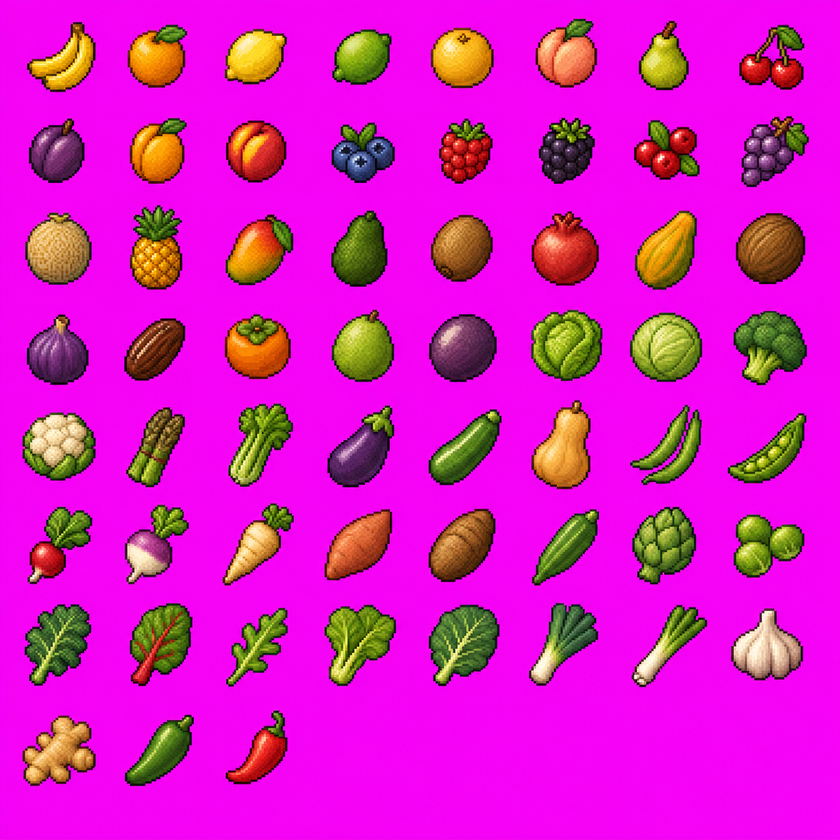
#> input picture art/source-expanded-produce-sheet-v3.png, 840 x 840 px, shrunk from 1254 x 1254 before the run
$ python generate_expanded_content.py
#> lines starting #> are read from the running program, lines starting #| are printed output that depends on the picture
"""Generate the 2.0 crop resource pack from the approved produce sheet."""
from __future__ import annotations

import json
from collections import Counter
from pathlib import Path

from PIL import Image, ImageDraw

ROOT = Path(__file__).parents[1]
ASSETS = ROOT / "src/main/resources/assets/hearth_and_harvest"
DATA = ROOT / "src/main/resources/data/hearth_and_harvest"
SOURCE = ROOT / "art/source-expanded-produce-sheet-v3.png"

NAMES = [
    "banana", "orange", "lemon", "lime", "grapefruit", "peach", "pear", "cherry",
    "plum", "apricot", "nectarine", "blueberry", "raspberry", "blackberry", "cranberry", "grape",
    "cantaloupe", "pineapple", "mango", "avocado", "kiwi", "pomegranate", "papaya", "coconut",
    "fig", "date", "persimmon", "guava", "passion_fruit", "lettuce", "cabbage", "broccoli",
    "cauliflower", "asparagus", "celery", "eggplant", "zucchini", "butternut_squash", "green_beans", "peas",
    "radish", "turnip", "parsnip", "sweet_potato", "yam", "okra", "artichoke", "brussels_sprouts",
    "kale", "swiss_chard", "arugula", "mustard_greens", "collard_greens", "leek", "scallion", "garlic",
    "ginger", "jalapeno", "chili_pepper",
]

ORIGINAL_NAMES = [
    "tomato", "corn", "cucumber", "onion", "rice", "bell_pepper", "spinach", "strawberry",
]

DISPLAY_OVERRIDES = {
    "kiwi": "Kiwi", "passion_fruit": "Passion Fruit", "green_beans": "Green Beans",
    "sweet_potato": "Sweet Potato", "butternut_squash": "Butternut Squash",
    "brussels_sprouts": "Brussels Sprouts", "swiss_chard": "Swiss Chard",
    "mustard_greens": "Mustard Greens", "collard_greens": "Collard Greens",
    "jalapeno": "Jalapeño", "chili_pepper": "Chili Pepper",
}

ROOT_CROPS = {"radish", "turnip", "parsnip", "sweet_potato", "yam", "garlic", "ginger"}
LEAFY_CROPS = {
    "lettuce", "cabbage", "broccoli", "cauliflower", "celery", "artichoke",
    "brussels_sprouts", "kale", "swiss_chard", "arugula", "mustard_greens", "collard_greens",
}
VINE_CROPS = {
    "grape", "cantaloupe", "passion_fruit", "zucchini", "butternut_squash",
    "green_beans", "peas", "blueberry", "raspberry", "blackberry", "cranberry",
}
ORCHARD_CROPS = {
    "banana", "orange", "lemon", "lime", "grapefruit", "peach", "pear", "cherry", "plum",
    "apricot", "nectarine", "pineapple", "mango", "avocado", "kiwi", "pomegranate", "papaya",
    "coconut", "fig", "date", "persimmon", "guava",
}

MAX_SPRITE_EXTENT = 12


def write_json(path: Path, value) -> None:
    path.parent.mkdir(parents=True, exist_ok=True)
    path.write_text(json.dumps(value, indent=2, ensure_ascii=False) + "\n", encoding="utf-8")


def chroma_distance_squared(pixel) -> int:
    red, green, blue, _ = pixel
    return (255 - red) ** 2 + green ** 2 + (255 - blue) ** 2


def is_source_chroma(pixel) -> bool:
    """Match only the sheet's actual hot-magenta key, not purple produce."""
    red, green, blue, alpha = pixel
    return bool(alpha) and red >= 220 and blue >= 220 and green <= 45 and abs(red - blue) <= 35


def remove_connected_chroma(image: Image.Image) -> Image.Image:
    """Flood away the connected magenta backdrop from the full source sheet."""
    pixels = image.load()
    limit = 210 ** 2
    pending: list[tuple[int, int]] = []
    seen: set[tuple[int, int]] = set()
    for x in range(image.width):
        pending.extend(((x, 0), (x, image.height - 1)))
    for y in range(image.height):
        pending.extend(((0, y), (image.width - 1, y)))

    while pending:
        x, y = pending.pop()
        point = (x, y)
        if point in seen or chroma_distance_squared(pixels[x, y]) > limit:
            continue
        seen.add(point)
        pixels[x, y] = (0, 0, 0, 0)
        if x > 0: pending.append((x - 1, y))
        if x + 1 < image.width: pending.append((x + 1, y))
        if y > 0: pending.append((x, y - 1))
        if y + 1 < image.height: pending.append((x, y + 1))
#> after the loop, pending = []; seen = 527659 items
    return image


def extract_source_sprites(sheet: Image.Image) -> dict[str, Image.Image]:
    """Extract each complete produce object instead of slicing a misaligned grid."""
    keyed = remove_connected_chroma(sheet.convert("RGBA"))
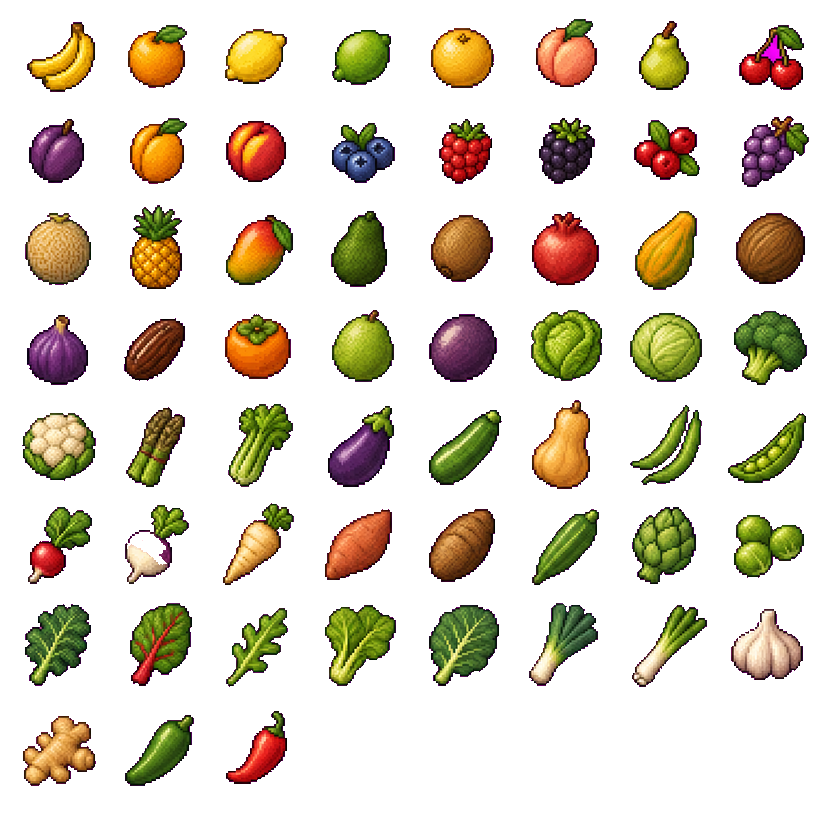
#> keyed: PIL image 840x840 RGBA; mean R, G, B, A 32.4, 25.2, 10.9, 64.3; transparent parts drawn white
    # Loops in multi-part drawings (notably the cherry stems) can enclose a
    # pocket of backdrop that a border flood cannot reach. Removing only the
    # exact source-key range clears those pockets without touching real purple.
    for y in range(keyed.height):
        for x in range(keyed.width):
            if is_source_chroma(keyed.getpixel((x, y))):
                keyed.putpixel((x, y), (0, 0, 0, 0))
    occupied = {
        (x, y)
        for y in range(keyed.height)
        for x in range(keyed.width)
        if keyed.getpixel((x, y))[3]
    }
    components: list[set[tuple[int, int]]] = []
    while occupied:
        first = occupied.pop()
        component = {first}
        pending = [first]
        while pending:
            x, y = pending.pop()
            for dx in (-1, 0, 1):
                for dy in (-1, 0, 1):
                    if dx == 0 and dy == 0:
                        continue
                    neighbor = (x + dx, y + dy)
                    if neighbor in occupied:
                        occupied.remove(neighbor)
                        component.add(neighbor)
                        pending.append(neighbor)
        components.append(component)
#> this loop made 60 passes

    # The approved sheet contains 59 large, connected produce drawings and a
    # few tiny generated specks. Taking the 59 largest components preserves
    # every leaf/root while discarding only those unrelated specks.
    components.sort(key=len, reverse=True)
    components = components[:len(NAMES)]
    if len(components) != len(NAMES):
        raise RuntimeError(f"Expected {len(NAMES)} produce objects, found {len(components)}")

    sprites: dict[str, Image.Image] = {}
    for component in components:
        center_x = sum(x for x, _ in component) / len(component)
        center_y = sum(y for _, y in component) / len(component)
        col = round(center_x * 8 / keyed.width - 0.5)
        row = round(center_y * 8 / keyed.height - 0.5)
        index = row * 8 + col
        if not (0 <= col < 8 and 0 <= row < 8 and index < len(NAMES)):
            raise RuntimeError(f"Produce object at {(center_x, center_y)} is outside the expected layout")
        name = NAMES[index]
        if name in sprites:
            raise RuntimeError(f"More than one source object mapped to {name}")

        left = min(x for x, _ in component)
        top = min(y for _, y in component)
        right = max(x for x, _ in component) + 1
        bottom = max(y for _, y in component) + 1
        sprite = Image.new("RGBA", (right - left, bottom - top), (0, 0, 0, 0))
        for x, y in component:
            sprite.putpixel((x - left, y - top), keyed.getpixel((x, y)))
        sprites[name] = sprite
#> this loop made 59 passes
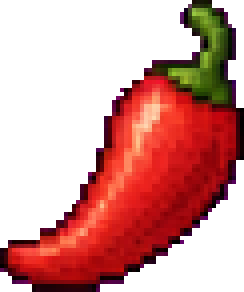
#> sprite: PIL image 61x73 RGBA (shown 4 times larger); mean R, G, B, A 74.9, 17.9, 13.8, 118.7; transparent parts drawn white

    missing = set(NAMES) - sprites.keys()
    if missing:
        raise RuntimeError(f"Missing source objects: {sorted(missing)}")
    return sprites


# [100 lines left out: functions to_sprite, palette, make_seeds, make_crop_stage, not called in this run]


sheet = Image.open(SOURCE).convert("RGBA")
source_sprites = extract_source_sprites(sheet)
lang_path = ASSETS / "lang/en_us.json"
#> (the run stopped early here; a loop or call above may not have finished)
